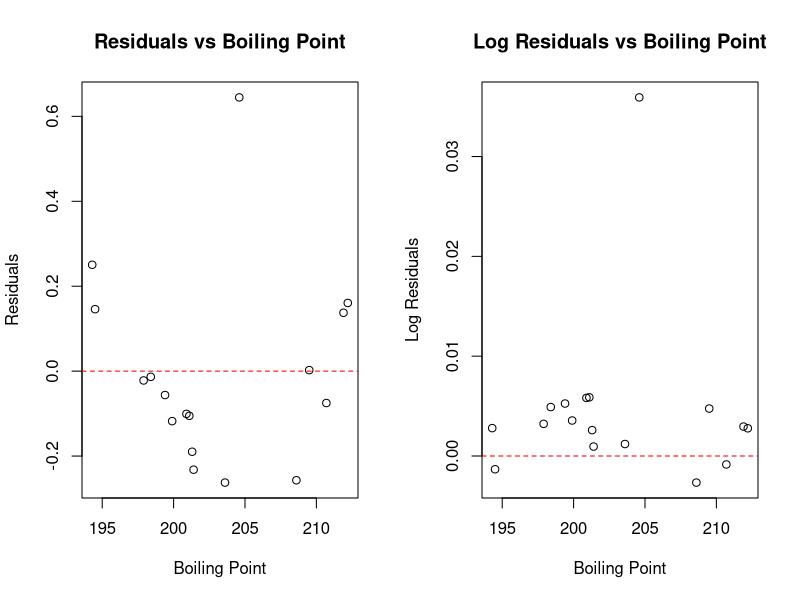

This chart was generated by the following R code:
#Page 717

xi <- c(194.5, 194.3, 197.9, 198.4, 199.4, 199.9, 200.9, 201.1, 201.4, 201.3, 203.6, 204.6, 209.5, 208.6, 210.7, 211.9, 212.2)
yi <- c(20.79, 20.79, 22.40, 22.67, 23.15, 23.35, 23.89, 23.99, 24.02, 24.01, 25.14, 26.57, 28.49, 27.76, 29.04, 29.88, 30.06)

beta0 <- -81.06
beta1 <- 0.5229
y_hat <- beta0 + beta1 * xi
e_i <- yi - y_hat

par(mfrow=c(1,2))

plot(xi, e_i, main="Residuals vs Boiling Point", xlab="Boiling Point", ylab="Residuals")
abline(h=0, col="red", lty=2)

log_yi <- log(yi)
log_beta0 <- -0.9709
log_beta1 <- 0.0206
log_y_hat <- log_beta0 + log_beta1 * xi
log_e_i <- log_yi - log_y_hat

plot(xi, log_e_i, main="Log Residuals vs Boiling Point", xlab="Boiling Point", ylab="Log Residuals")
abline(h=0, col="red", lty=2)
par(mfrow=c(1,1))
